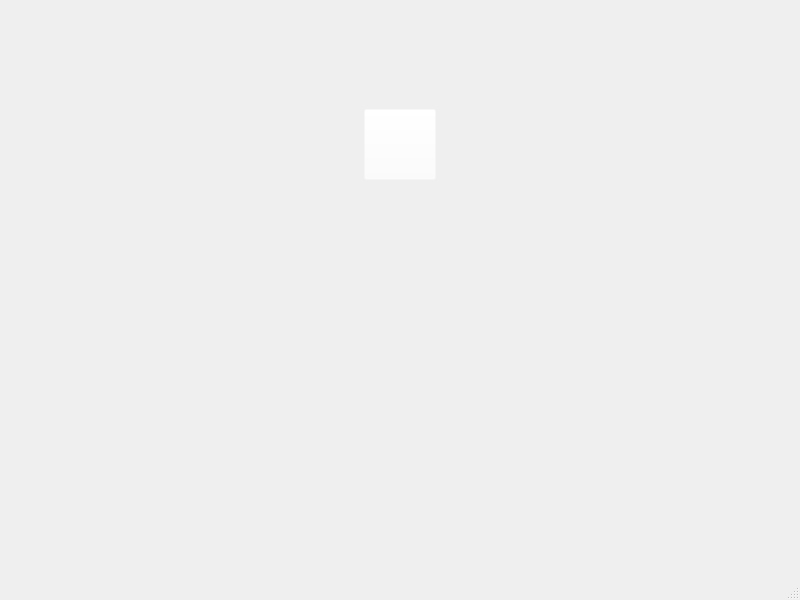
<?xml version="1.0" encoding="UTF-8"?>
<ui version="4.0">
 <class>MainWindow</class>
 <widget class="QMainWindow" name="MainWindow">
  <property name="geometry">
   <rect>
    <x>0</x>
    <y>0</y>
    <width>800</width>
    <height>600</height>
   </rect>
  </property>
  <property name="windowTitle">
   <string>MainWindow</string>
  </property>
  <widget class="QWidget" name="centralwidget">
   <layout class="QVBoxLayout" name="verticalLayout">
    <item>
     <spacer name="verticalSpacer">
      <property name="orientation">
       <enum>Qt::Vertical</enum>
      </property>
      <property name="sizeType">
       <enum>QSizePolicy::Fixed</enum>
      </property>
      <property name="sizeHint" stdset="0">
       <size>
        <width>20</width>
        <height>100</height>
       </size>
      </property>
     </spacer>
    </item>
    <item>
     <layout class="QHBoxLayout" name="horizontalLayout">
      <item>
       <spacer name="horizontalSpacer">
        <property name="orientation">
         <enum>Qt::Horizontal</enum>
        </property>
        <property name="sizeHint" stdset="0">
         <size>
          <width>40</width>
          <height>20</height>
         </size>
        </property>
       </spacer>
      </item>
      <item>
       <widget class="QToolButton" name="toolButton">
        <property name="styleSheet">
         <string notr="true">background-color: rgba(255, 255, 255, 0);

</string>
        </property>
        <property name="text">
         <string/>
        </property>
        <property name="icon">
         <iconset resource="images/images.qrc">
          <normaloff>:/image/CalendarTemplate.png</normaloff>:/image/CalendarTemplate.png</iconset>
        </property>
        <property name="iconSize">
         <size>
          <width>64</width>
          <height>64</height>
         </size>
        </property>
        <property name="checkable">
         <bool>true</bool>
        </property>
        <property name="popupMode">
         <enum>QToolButton::InstantPopup</enum>
        </property>
        <property name="toolButtonStyle">
         <enum>Qt::ToolButtonFollowStyle</enum>
        </property>
        <property name="arrowType">
         <enum>Qt::NoArrow</enum>
        </property>
       </widget>
      </item>
      <item>
       <spacer name="horizontalSpacer_2">
        <property name="orientation">
         <enum>Qt::Horizontal</enum>
        </property>
        <property name="sizeHint" stdset="0">
         <size>
          <width>40</width>
          <height>20</height>
         </size>
        </property>
       </spacer>
      </item>
     </layout>
    </item>
    <item>
     <spacer name="verticalSpacer_2">
      <property name="orientation">
       <enum>Qt::Vertical</enum>
      </property>
      <property name="sizeHint" stdset="0">
       <size>
        <width>20</width>
        <height>323</height>
       </size>
      </property>
     </spacer>
    </item>
   </layout>
  </widget>
  <widget class="QMenuBar" name="menubar">
   <property name="geometry">
    <rect>
     <x>0</x>
     <y>0</y>
     <width>800</width>
     <height>24</height>
    </rect>
   </property>
  </widget>
  <widget class="QStatusBar" name="statusbar"/>
 </widget>
 <resources>
  <include location="images/images.qrc"/>
 </resources>
 <connections/>
</ui>
